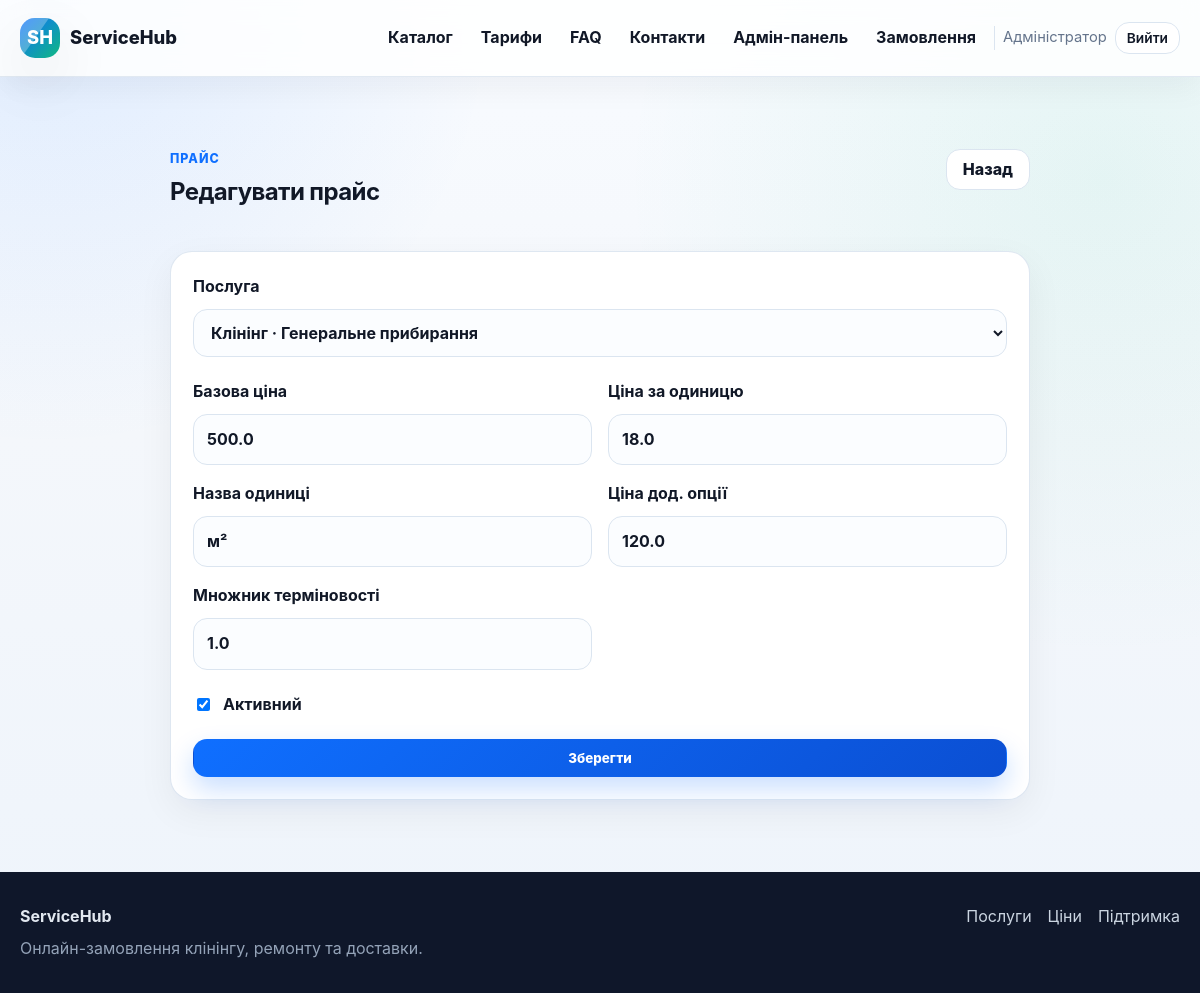
Page /admin/prices/1/edit (signed in) on the committed database.
### tables this page shows
CREATE TABLE users (
    id INTEGER PRIMARY KEY AUTOINCREMENT,
    role TEXT NOT NULL CHECK (role IN ('client', 'worker', 'admin')),
    full_name TEXT NOT NULL,
    email TEXT NOT NULL UNIQUE,
    password_hash TEXT NOT NULL,
    phone TEXT,
    city TEXT,
    address TEXT,
    specialization TEXT,
    service_area TEXT,
    schedule TEXT,
    price_text TEXT,
    is_blocked INTEGER NOT NULL DEFAULT 0,
    created_at TEXT NOT NULL DEFAULT CURRENT_TIMESTAMP
);

CREATE TABLE prices (
    id INTEGER PRIMARY KEY AUTOINCREMENT,
    service_id INTEGER NOT NULL,
    base_price REAL NOT NULL DEFAULT 0,
    unit_price REAL NOT NULL DEFAULT 0,
    unit_name TEXT NOT NULL DEFAULT 'од.',
    extra_option_price REAL NOT NULL DEFAULT 0,
    urgent_multiplier REAL NOT NULL DEFAULT 1.0,
    is_active INTEGER NOT NULL DEFAULT 1,
    updated_at TEXT NOT NULL DEFAULT CURRENT_TIMESTAMP,
    FOREIGN KEY (service_id) REFERENCES services(id) ON DELETE CASCADE
);

CREATE TABLE categories (
    id INTEGER PRIMARY KEY AUTOINCREMENT,
    name TEXT NOT NULL UNIQUE,
    slug TEXT NOT NULL UNIQUE,
    description TEXT,
    is_active INTEGER NOT NULL DEFAULT 1,
    created_at TEXT NOT NULL DEFAULT CURRENT_TIMESTAMP
);

### app.py (the view, shortened to what this page needs)
@app.route("/admin/prices/<int:price_id>/edit", methods=("GET", "POST"))
@role_required("admin")
def admin_price_edit(price_id: int):
    price = db_one("SELECT * FROM prices WHERE id = ?", (price_id,))
    if not price:
        abort(404)
    services = db_all(
        """
        SELECT s.*, c.name AS category_name
        FROM services s
        JOIN categories c ON c.id = s.category_id
        ORDER BY c.name, s.name
        """
    )
    return render_template("admin/price_form.html", price=price, services=services)

### app.py (called while the page is built)
def get_db() -> sqlite3.Connection:
    if "db" not in g:
        db = sqlite3.connect(app.config["DATABASE"])
        db.row_factory = sqlite3.Row
        db.execute("PRAGMA foreign_keys = ON")
        g.db = db
    return g.db

def db_one(query: str, params: tuple = ()) -> sqlite3.Row | None:
    return get_db().execute(query, params).fetchone()

def db_all(query: str, params: tuple = ()) -> list[sqlite3.Row]:
    return get_db().execute(query, params).fetchall()

def current_user() -> sqlite3.Row | None:
    user_id = session.get("user_id")
    if not user_id:
        return None
    return db_one("SELECT * FROM users WHERE id = ?", (user_id,))

@app.before_request
def load_logged_in_user():
    g.user = current_user()
    if g.user and g.user["is_blocked"] and request.endpoint not in {"logout", "static"}:
        session.clear()
        g.user = None
        flash("Ваш обліковий запис заблоковано адміністратором.", "danger")
        return redirect(url_for("login"))
    return None

@app.context_processor
def inject_globals() -> dict:
    return {
        "current_user": getattr(g, "user", None),
        "roles": ROLES,
        "specializations": SPECIALIZATIONS,
        "order_statuses": ORDER_STATUSES,
        "worker_status_options": WORKER_STATUS_OPTIONS,
        "format_datetime": format_datetime,
        "money": money,
        "role_label": role_label,
        "spec_label": spec_label,
        "active_label": active_label,
        "status_class": status_class,
        "payment_status_label": payment_status_label,
        "payment_status_class": payment_status_class,
    }

def role_required(*roles_required: str):
    def decorator(view):
        @wraps(view)
        def wrapped_view(*args, **kwargs):
            if g.user is None:
                flash("Спочатку увійдіть у систему.", "warning")
                return redirect(url_for("login", next=request.path))
            if g.user["role"] not in roles_required:
                abort(403)
            return view(*args, **kwargs)
        return wrapped_view
    return decorator

### templates/admin/price_form.html (shortened to what this page needs)
{% extends 'base.html' %}
{% block content %}
<section class="section">
    <div class="container narrow">
        <div class="section-head"><div><div class="eyebrow">Прайс</div><h1>{{ 'Редагувати прайс' if price else 'Новий прайс' }}</h1></div><a class="btn btn-outline" href="{{ url_for('admin_prices') }}">Назад</a></div>
        <form class="card form-card" method="post">
            <label>Послуга
                <select name="service_id" required>
                    {% for service in services %}<option value="{{ service.id }}" {% if price and price.service_id == service.id %}selected{% endif %}>{{ service.category_name }} · {{ service.name }}</option>{% endfor %}
                </select>
            </label>
            <div class="form-grid two">
                <label>Базова ціна<input type="number" step="0.01" name="base_price" value="{{ price.base_price if price else '0' }}" required></label>
                <label>Ціна за одиницю<input type="number" step="0.01" name="unit_price" value="{{ price.unit_price if price else '0' }}" required></label>
                <label>Назва одиниці<input type="text" name="unit_name" value="{{ price.unit_name if price else 'од.' }}" required></label>
                <label>Ціна дод. опції<input type="number" step="0.01" name="extra_option_price" value="{{ price.extra_option_price if price else '0' }}"></label>
                <label>Множник терміновості<input type="number" step="0.01" min="1" name="urgent_multiplier" value="{{ price.urgent_multiplier if price else '1' }}"></label>
            </div>
            <label class="check-line"><input type="checkbox" name="is_active" value="1" {% if not price or price.is_active %}checked{% endif %}> Активний</label>
            <button class="btn btn-primary" type="submit">Зберегти</button>
        </form>
    </div>
</section>
{% endblock %}

### templates/base.html (shortened to what this page needs)
<!doctype html>
<html lang="uk">
<head>
    <link rel="stylesheet" href="{{ url_for('static', filename='css/style.css') }}">
</head>
<body>
<header class="site-header">
    <div class="container header-inner">
        <a class="brand" href="{{ url_for('home') }}">
            <span class="brand-mark">SH</span>
            <span>ServiceHub</span>
        </a>
        <nav class="nav" data-nav>
            <a href="{{ url_for('catalog') }}">Каталог</a>
            <a href="{{ url_for('prices_public') }}">Тарифи</a>
            <a href="{{ url_for('faq') }}">FAQ</a>
            <a href="{{ url_for('contacts') }}">Контакти</a>
            {% if current_user %}
                {% if current_user.role == 'client' %}
                    <a href="{{ url_for('client_dashboard') }}">Кабінет</a>
                    <a class="btn btn-sm btn-primary" href="{{ url_for('client_create_order') }}">Замовити</a>
                {% elif current_user.role == 'worker' %}
                    <a href="{{ url_for('worker_dashboard') }}">Кабінет</a>
                    <a href="{{ url_for('worker_available_orders') }}">Доступні заявки</a>
                {% elif current_user.role == 'admin' %}
                    <a href="{{ url_for('admin_dashboard') }}">Адмін-панель</a>
                    <a href="{{ url_for('admin_orders') }}">Замовлення</a>
                {% endif %}
                <span class="nav-user">{{ current_user.full_name }}</span>
                <a class="btn btn-sm btn-outline" href="{{ url_for('logout') }}">Вийти</a>
            {% else %}
                <a href="{{ url_for('login') }}">Вхід</a>
                <a class="btn btn-sm btn-primary" href="{{ url_for('register') }}">Реєстрація</a>
            {% endif %}
        </nav>
    </div>
</header>
<main class="page">
    {% block content %}{% endblock %}
</main>
<footer class="site-footer">
    <div class="container footer-inner">
        <div>
            <strong>ServiceHub</strong>
            <p>Онлайн-замовлення клінінгу, ремонту та доставки.</p>
        </div>
        <div class="footer-links">
            <a href="{{ url_for('catalog') }}">Послуги</a>
            <a href="{{ url_for('prices_public') }}">Ціни</a>
            <a href="{{ url_for('contacts') }}">Підтримка</a>
        </div>
    </div>
</footer>
</body>
</html>

### rows in the picture
users: full_name "Адміністратор"
prices: service_id "Клінінг · Генеральне прибирання", base_price "500.0", unit_price "18.0", unit_name "м²", extra_option_price "120.0", urgent_multiplier "1.0", is_active "☑"

### other values in the picture
{{ 'Редагувати прайс' if price else 'Новий прайс' }} "Редагувати прайс"
